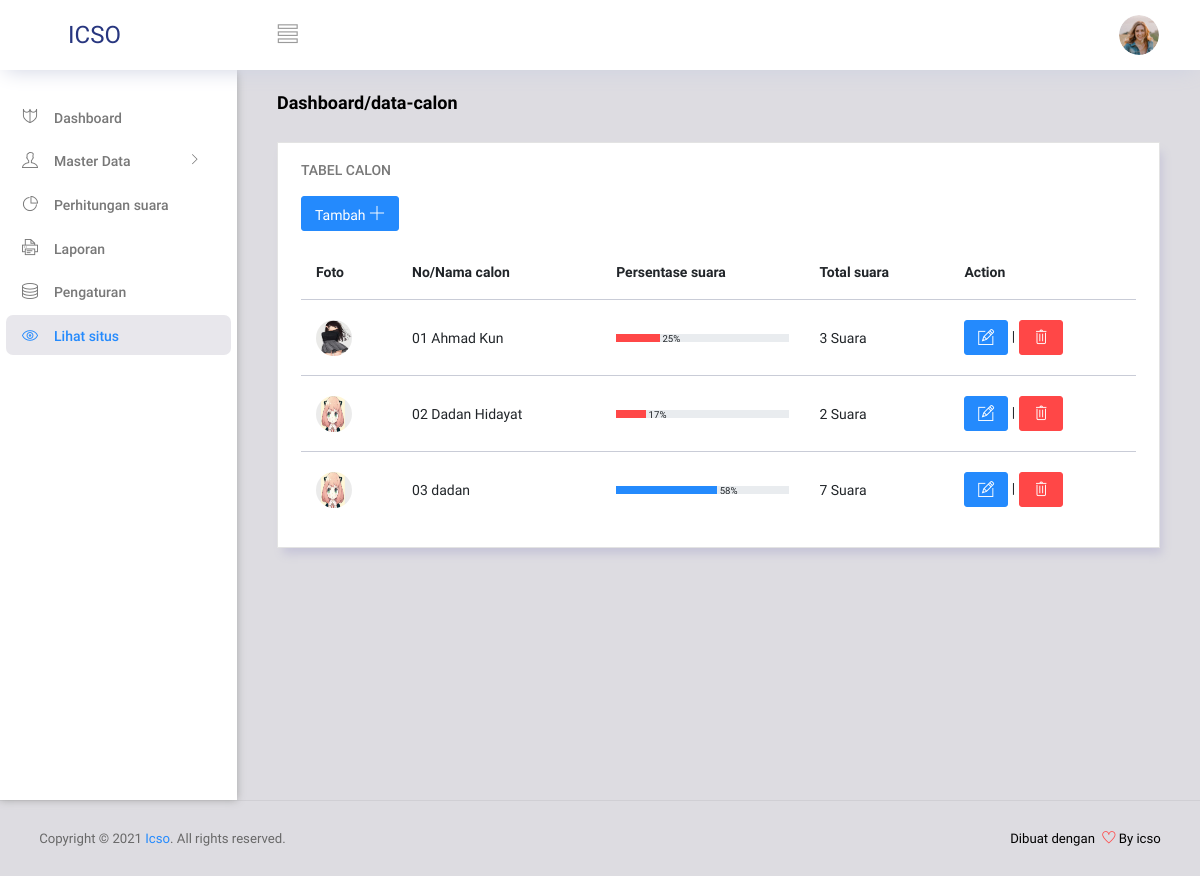
Page /admin-ganteng/index.php?mod=data_calon (signed in) on the committed database.
### tables this page shows
CREATE TABLE `tbl_calon` (
  `id` int(11) NOT NULL,
  `nama_calon` varchar(100) DEFAULT NULL,
  `total_suara` varchar(100) NOT NULL,
  `description` text DEFAULT NULL,
  `foto_calon` varchar(122) DEFAULT NULL,
  `no_calon` int(11) NOT NULL
);

### functions.php (called while the page is built, shortened)
<?php
function get_calon()
{
	global $konek;
	$data= array();
	$gbl = $konek->query("SELECT * FROM tbl_calon");
	$total_semua_suara = $konek->query("SELECT count(*) as total FROM tbl_kotak_suara")->fetch_assoc()['total'];
	if($gbl->num_rows > 0){
		while($ff = $gbl->fetch_assoc()){
			$total_s = $konek->query("SELECT count(pilihan) as total FROM tbl_kotak_suara WHERE pilihan='".$ff['no_calon']."'")->fetch_assoc()['total'];
			$total = 0;
			if($total_s!=0){
				$total = round($total_s/$total_semua_suara*100,1);
			}
			$data[] = array(
				"nama_calon"=>$ff['nama_calon'],
				"no_calon"=>$ff['no_calon'],
				"total_suara"=>$total_s,
				"total_persen"=>"$total",
				"foto"=>$ff['foto_calon']
			);
		}
	}
	return $data;
}
?>

### admin-ganteng/module/include/show_data_calon.php (the view, shortened to what this page needs)
<div class="row">
  <div class="col-md-12 grid-margin">
    <div class="d-flex justify-content-between align-items-center">
      <div>
        <h4 class="font-weight-bold mb-0">Dashboard/data-calon</h4>
      </div>
    </div>
  </div>
</div>
<div class="row">
  <div class="col-lg-12 grid-margin stretch-card">
    <div class="card">
      <div class="card-body">
        <h4 class="card-title">Tabel calon</h4>
        <p class="card-description">
          <button type="button"  data-toggle="modal" data-target="#add" class="btn btn-primary btn-sm">Tambah <i class="ti-plus"></i></button>
        </p>
        <div class="table-responsive">
          <table class="table">
            <thead>
              <tr>
                <th>
                  Foto
                </th>
                <th>
                  No/Nama calon
                </th>
                <th>
                  Persentase suara
                </th>
                <th>
                  Total suara
                </th>
                <th>
                  Action
                </th>
              </tr>
            </thead>
            <tbody>
              <?php if (!empty(get_calon())): ?>
                <?php foreach (get_calon() as $key): ?>
                 <tr>
                  <td class="py-1">
                    <img src="../<?= $key['foto'] ?>" alt="image"/>
                  </td>
                  <td>
                    <?php echo sprintf("%02s",$key['no_calon']) ?> <?php echo $key['nama_calon'] ?>
                  </td>
                  <td>
                    <div class="progress">
                      <div class="progress-bar bg-<?= round($key['total_persen']) >= 50 ? "primary" : "danger" ?>" role="progressbar" style="width: <?= round($key['total_persen']); ?>%" aria-valuenow="25" aria-valuemin="0" aria-valuemax="100"></div>&nbsp;<small><?= round($key['total_persen']); ?>%</small>
                    </div>
                  </td>
                  <td>
                    <?php echo $key['total_suara'] ?> Suara
                  </td>
                  <td>
                    <a class="btn btn-primary btn-sm" href="?mod=data_calon&action=edit&data_edit=<?= $key['no_calon'] ?>"><i class="ti-pencil-alt"></i></a> |
                     <a onclick="return confirm('apakah anda yakin ingin menghapus data ini?')" class="btn btn-danger btn-sm" href="?mod=data_calon&action=delete&data_id=<?= $key['no_calon'] ?>"><i class="ti-trash"></i></a>
                  </td>
                </tr>
              <?php endforeach ?>
            <?php endif ?>
          </tbody>
        </table>
      </div>
    </div>
  </div>
</div>
</div>

### admin-ganteng/index.php (shortened to what this page needs)
<?php
include '../sys.conf.php';
include '../functions.php';
 ?>
<!DOCTYPE html>
<html lang="en">
<head>
  <link rel="stylesheet" href="assets/vendors/ti-icons/css/themify-icons.css">
  <link rel="stylesheet" href="assets/vendors/base/vendor.bundle.base.css">
  <link rel="stylesheet" href="assets/vendors/DataTables/datatables.min.css">
  <link rel="stylesheet" href="assets/css/style.css">
</head>
<body>
    <div class="container-scroller">
      <?php
      include "assets/partials/_navbar.php";
      include "assets/partials/_sidebar.php";
      ?>
      <div class="main-panel">
        <div class="content-wrapper">
            <?php
            $module = "index";
            if(!empty($_GET['mod'])){
                $module = $_GET['mod'];
            }
            $mod_path = "module/{$module}.php";
            if(file_exists($mod_path)){
                include $mod_path;
            }else{
                ?>
                <h1>404 Not Found</h1>
                <?php
            }
            ?>
        </div>
    </div>
</div>
<?php
include "assets/partials/_footer.php";
?>
</body>
</html>

### admin-ganteng/assets/partials/_navbar.php (shortened to what this page needs)
<nav class="navbar col-lg-12 col-12 p-0 fixed-top d-flex flex-row">
      <div class="text-center navbar-brand-wrapper d-flex align-items-center justify-content-center">
        <a class="navbar-brand brand-logo mr-5" href="index.html">ICSO</a>
      </div>
      <div class="navbar-menu-wrapper d-flex align-items-center justify-content-end">
        <button class="navbar-toggler navbar-toggler align-self-center" type="button" data-toggle="minimize">
          <span class="ti-view-list"></span>
        </button>
        <ul class="navbar-nav navbar-nav-right">
          <li class="nav-item nav-profile dropdown">
            <a class="nav-link dropdown-toggle" href="#" data-toggle="dropdown" id="profileDropdown">
              <img src="assets/images/faces/face28.jpg" alt="profile"/>
            </a>
          </li>
        </ul>
      </div>
    </nav>

### admin-ganteng/assets/partials/_sidebar.php (shortened to what this page needs)
<div class="container-fluid page-body-wrapper">
<nav class="sidebar sidebar-offcanvas" id="sidebar">
        <ul class="nav">
          <li class="nav-item">
            <a class="nav-link" href="?mod=index">
              <i class="ti-shield menu-icon"></i>
              <span class="menu-title">Dashboard</span>
            </a>
          </li>
          <li class="nav-item">
            <a class="nav-link" data-toggle="collapse" href="#auth" aria-expanded="false" aria-controls="auth">
              <i class="ti-user menu-icon"></i>
              <span class="menu-title">Master Data</span>
              <i class="menu-arrow"></i>
            </a>
          </li>
          <li class="nav-item">
            <a class="nav-link" href="?mode=index">
              <i class="ti-pie-chart menu-icon"></i>
              <span class="menu-title">Perhitungan suara</span>
            </a>
          </li>
           <li class="nav-item">
            <a class="nav-link" href="?mod=laporan">
              <i class="ti-printer menu-icon"></i>
              <span class="menu-title">Laporan</span>
            </a>
          </li>
          <li class="nav-item">
            <a class="nav-link" href="?mod=setting">
              <i class="ti-server menu-icon"></i>
              <span class="menu-title">Pengaturan</span>
            </a>
          </li>
          <li class="nav-item">
            <a class="nav-link" href="../index.php">
              <i class="ti-eye menu-icon"></i>
              <span class="menu-title">Lihat situs</span>
            </a>
          </li>
        </ul>
      </nav>

### admin-ganteng/module/data_calon.php
<?php
if (isset($_SESSION['level']) && $_SESSION['level'] == 'admin')
{
if(isset($_GET['action']) && !empty($_GET['action'])){
  if($_GET['action']=='tambah_data_calon'){
    if(isset($_POST['tambah'])){
      $nama = secure($_POST['nama_calon']);
      $no_calon = secure($_POST['no_calon']);
      $desc = htmlspecialchars($_POST['desc'],ENT_QUOTES);
      $img = $_FILES['foto'];
      $extensi = pathinfo($img['name'],PATHINFO_EXTENSION);
      $file_path = "content/image/";
      $extensis = ['png','jpg','gif','svg','jpeg'];
      $nama_baru = md5(uniqid()).".{$extensi}";
      if(!in_array($extensi,$extensis)){
        echo "<p class='alert alert-danger'>format gambar tidak di perbolehkan</p>";
      }else{
        move_uploaded_file($img['tmp_name'], "../content/image/$nama_baru");
        $nn = "content/image/{$nama_baru}";
        $add = $konek->query("INSERT INTO tbl_calon (nama_calon,no_calon,description,foto_calon) VALUES ('$nama','$no_calon','$desc','$nn')");
        if($add){
          echo "<script>alert('berhasil di tambahkan');window.location.href='?mod=data_calon'</script>";
        }else{
          echo "<script>alert('gagal di tambahkan');window.location.href='?mod=data_calon'</script>";
        }
      }
    }
  }elseif($_GET['action']=='edit'){
    include 'include/edit_data_calon.php';
  }elseif($_GET['action']=='edit_data_calon'){
    if(isset($_POST['update'])){
      $nama_calon = $_POST['nama_calon'];
      $file = $_FILES['foto'];
      $desc = $_POST['desc'];
      $nama_file = $file['name'];
      $no = $_POST['id_calon'];
      $extensi = pathinfo($nama_file,PATHINFO_EXTENSION);
      $alowed = ['png','jpg','gif','svg','jpeg'];
      $foto = $konek->query("SELECT foto_calon FROM tbl_calon WHERE no_calon='$no'")->fetch_assoc()['foto_calon'];
      $foto_orign = $foto;
      if(!empty($nama_file) && in_array($extensi,$alowed)){
        $foto = "content/image/".md5(uniqid())."-update.{$extensi}";
        move_uploaded_file($file['tmp_name'],"../{$foto}");
        @unlink("../".$foto_orign);
      }
      if($konek->query("UPDATE tbl_calon SET nama_calon='$nama_calon',foto_calon='$foto',`description`='$desc' WHERE no_calon='$no'")){
        echo "<script>alert('Data berhasil di update');window.location.href='?mod=data_calon'</script>";
      }else{
        echo "<script>alert('data gagal di update');window.location.href='?mod=data_calon'</script>";
      }
    }
  }elseif($_GET['action'] == 'delete'){
    $id = $_GET['data_id'];
    $gambar = $konek->query("SELECT foto_calon FROM tbl_calon WHERE no_calon='$id'")->fetch_assoc()['foto_calon'];
    if($konek->query("SELECT * FROM tbl_calon WHERE no_calon='$id'")->num_rows ==1){
      $konek->query("DELETE FROM tbl_calon WHERE no_calon='$id'");
      $gg = $konek->query("SELECT * FROM tbl_kotak_suara WHERE pilihan='$id'");
      while($ggs = $gg->fetch_object()){
        $uid = $ggs->user_id;
        $konek->query("UPDATE tbl_peserta_pemilihan SET sudah_memilih='0',waktu_submit='' WHERE id='$uid'");
      }
      $konek->query("DELETE FROM tbl_kotak_suara WHERE pilihan='$id'");
      @unlink("../".$gambar);
      echo "<script>alert('Data berhasil di hapus');window.location.href='?mod=data_calon'</script>";
    }else{
      echo "<script>alert('data gagal di hapus');window.location.href='?mod=data_calon'</script>";
    }
  }else{
    include 'include/show_data_calon.php';
  }
}else{
  include 'include/show_data_calon.php';
}
}else{
  ?>
  <h3>Akses hanya untuk admin</h3>
  <?php
}
?>

### admin-ganteng/assets/partials/_footer.php
<footer class="footer">
          <div class="d-sm-flex justify-content-center justify-content-sm-between">
            <span class="text-muted text-center text-sm-left d-block d-sm-inline-block">Copyright © 2021 <a href="http://icso.my.id/" target="_blank">Icso</a>. All rights reserved.</span>
            <span class="float-none float-sm-right d-block mt-1 mt-sm-0 text-center">Dibuat dengan <i class="ti-heart text-danger ml-1"></i> By icso</span>
          </div>
        </footer>
      </body>
      </html>

### rows in the picture
tbl_calon: foto_calon (picture), no_calon "01", nama_calon "Ahmad Kun", total_persen "25", total_suara "3"
tbl_calon: foto_calon (picture), no_calon "02", nama_calon "Dadan Hidayat", total_persen "17", no_calon "2"
tbl_calon: foto_calon (picture), no_calon "03", nama_calon "dadan", total_persen "58", total_suara "7"
